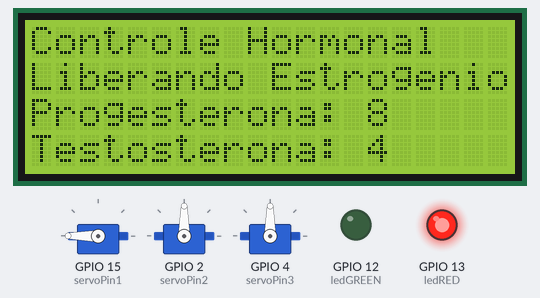
This sketch was run on a simulated ESP32. Shown: 3 × servo, 20×4 character LCD, output pins drawn as LEDs (lit = HIGH). WiFi joins after 1.5 s; servers stay silent unless stated; no MQTT or app messages arrive unless stated; what the sketch prints to the serial monitor is not drawn.

Above: at 2.1 s.
At 4.2 s:
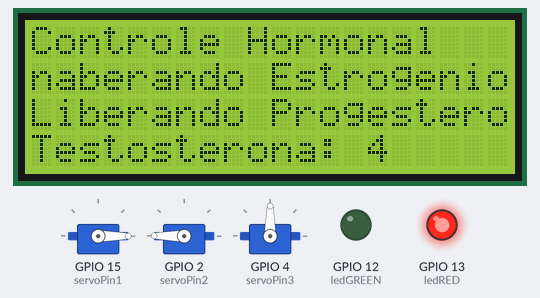
At 6.2 s:
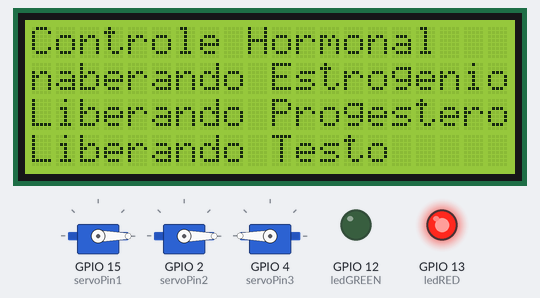
At 12.3 s:
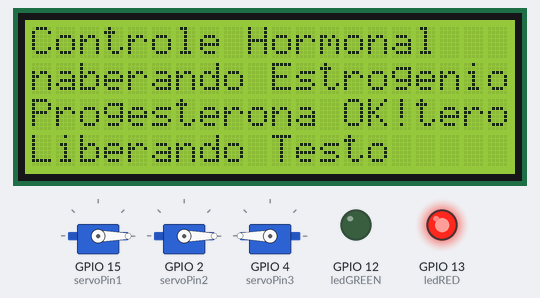
At 18.5 s:
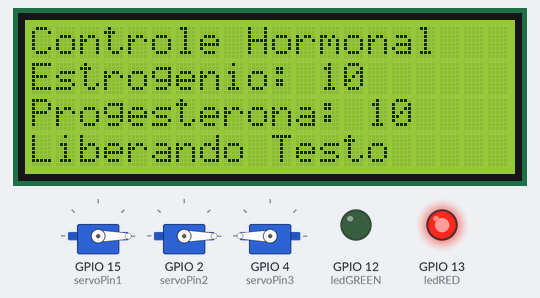
At 24.7 s:
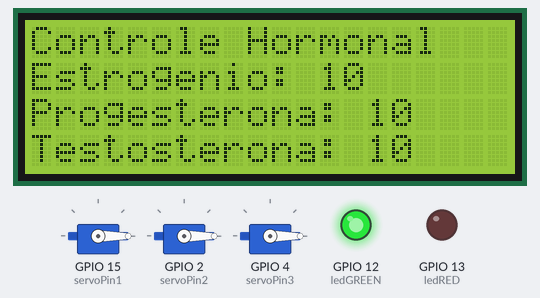
Timing chart, 0 to 26.2 s (numbered marks = the images above):
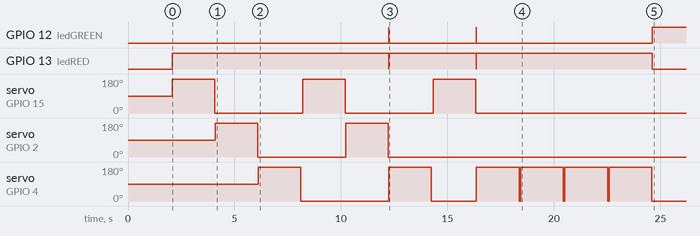

The sketch:

sketch.ino
```cpp
#include <LiquidCrystal_I2C.h>
#include <WiFi.h>
#include <ArduinoJson.h>
#include <PubSubClient.h>
#include <ESP32Servo.h>

// Configurações de WiFi
const char *SSID = "Wokwi-GUEST";
const char *PASSWORD = "";  // Substitua pelo sua senha

// Configurações de MQTT
const char *BROKER_MQTT = "broker.hivemq.com";
const int BROKER_PORT = 1883;
const char *ID_MQTT = "Vitor_GS_mqtt";
const char *TOPIC_SUBSCRIBE_LED = "fiap/aaa";
const char *TOPIC_PUBLISH_HORMONIOS = "fiap/gs/VitorLucca";

#define PIN_LCD 0x27
const int servoPin1 = 15;
const int servoPin2 = 2;
const int servoPin3 = 4;
const int ledRED = 13;
const int ledGREEN = 12;

WiFiClient espClient;
PubSubClient MQTT(espClient);
unsigned long lastUpdateTime = 0;
const unsigned long updateInterval = 2000;

Servo servo1;
Servo servo2;
Servo servo3;

LiquidCrystal_I2C lcd(PIN_LCD, 20, 4);

int qtdEstrogenio = 7;
int qtdProgesterona = 8;
int qtdTestosterona = 4;

void initWiFi();
void initMQTT();
void callbackMQTT(char *topic, byte *payload, unsigned int length);
void reconnectMQTT();
void reconnectWiFi();
void checkWiFIAndMQTT();

void initWiFi() {
  Serial.print("Conectando com a rede: ");
  Serial.println(SSID);
  WiFi.begin(SSID, PASSWORD);

  while (WiFi.status() != WL_CONNECTED) {
    delay(100);
    Serial.print(".");
  }

  Serial.println();
  Serial.print("Conectado com sucesso: ");
  Serial.println(SSID);
  Serial.print("IP: ");
  Serial.println(WiFi.localIP());
}

void initMQTT() {
  MQTT.setServer(BROKER_MQTT, BROKER_PORT);
  MQTT.setCallback(callbackMQTT);
}

void callbackMQTT(char *topic, byte *payload, unsigned int length) {
}

void reconnectMQTT() {
  while (!MQTT.connected()) {
    Serial.print("Tentando conectar com o Broker MQTT: ");
    Serial.println(BROKER_MQTT);

    if (MQTT.connect(ID_MQTT)) {
      Serial.println("Conectado ao broker MQTT!");
      MQTT.subscribe(TOPIC_SUBSCRIBE_LED);
    } else {
      Serial.println("Falha na conexão com MQTT. Tentando novamente em 2 segundos.");
      delay(2000);
    }
  }
}

void checkWiFIAndMQTT() {
  if (WiFi.status() != WL_CONNECTED) reconnectWiFi();
  if (!MQTT.connected()) reconnectMQTT();
}

void reconnectWiFi(void) {
  if (WiFi.status() == WL_CONNECTED)
    return;

  WiFi.begin(SSID, PASSWORD); // Conecta na rede WI-FI

  while (WiFi.status() != WL_CONNECTED) {
    delay(100);
    Serial.print(".");
  }

  Serial.println();
  Serial.print("Wifi conectado com sucesso");
  Serial.print(SSID);
  Serial.println("IP: ");
  Serial.println(WiFi.localIP());
}

void enviarMensagemMQTT(const char *topico, const char *mensagem) {
  Serial.printf("Enviando mensagem via MQTT: %s para o tópico: %s\n", mensagem, topico);
  MQTT.publish(topico, mensagem);
  Serial.println("Mensagem MQTT enviada com sucesso!");
}


void setup() {
  servo1.attach(servoPin1, 500, 2400);
  servo2.attach(servoPin2, 500, 2400);
  servo3.attach(servoPin3, 500, 2400);

  pinMode(ledRED, OUTPUT);
  pinMode(ledGREEN, OUTPUT);

  initWiFi();
  initMQTT();

  lcd.init();
  lcd.backlight();
}

// ...

void loop() {
  checkWiFIAndMQTT();
  MQTT.loop();

  int tempoEstrogenio = 11;
  int tempoProgesterona = 11;
  int tempoTestosterona = 11;

  unsigned long currentMillis = millis();

  if (currentMillis - lastUpdateTime >= updateInterval) {
    lastUpdateTime = currentMillis;

    lcd.clear();
    lcd.setCursor(0, 0);
    lcd.print("Controle Hormonal");

    lcd.setCursor(0, 1);
    lcd.print("Estrogenio: ");
    lcd.print(qtdEstrogenio);

    lcd.setCursor(0, 2);
    lcd.print("Progesterona: ");
    lcd.print(qtdProgesterona);

    lcd.setCursor(0, 3);
    lcd.print("Testosterona: ");
    lcd.print(qtdTestosterona);

    if (tempoEstrogenio > 10 && qtdEstrogenio < 10) {
      lcd.setCursor(0, 1);
      lcd.print("Liberando Estrogenio");
      digitalWrite(ledRED, HIGH);
      digitalWrite(ledGREEN, LOW);
      servo1.write(180);
      delay(2000);
      servo1.write(0);
      qtdEstrogenio++;

      if (qtdEstrogenio >= 10) {
        lcd.setCursor(0, 1);
        lcd.print("Estrogenio OK!");
        digitalWrite(ledRED, LOW);
        digitalWrite(ledGREEN, HIGH);
        enviarMensagemMQTT(TOPIC_PUBLISH_HORMONIOS, "Estrogênio OK!");
      }
    }

    if (tempoProgesterona > 10 && qtdProgesterona < 10) {
      lcd.setCursor(0, 2);
      lcd.print("Liberando Progesterona");
      digitalWrite(ledRED, HIGH);
      digitalWrite(ledGREEN, LOW);
      servo2.write(180);
      delay(2000);
      servo2.write(0);
      qtdProgesterona++;

      if (qtdProgesterona >= 10) {
        lcd.setCursor(0, 2);
        lcd.print("Progesterona OK!");
        digitalWrite(ledRED, LOW);
        digitalWrite(ledGREEN, HIGH);
        enviarMensagemMQTT(TOPIC_PUBLISH_HORMONIOS, "Progesterona OK!");
      }
    }

    if (tempoTestosterona > 10 && qtdTestosterona < 10) {
      lcd.setCursor(0, 3);
      lcd.print("Liberando Testo");
      digitalWrite(ledRED, HIGH);
      digitalWrite(ledGREEN, LOW);
      servo3.write(180);
      delay(2000);
      servo3.write(0);
      qtdTestosterona++;

      if (qtdTestosterona >= 10) {
        lcd.setCursor(0, 3);
        lcd.print("Testosterona OK!");
        digitalWrite(ledRED, LOW);
        digitalWrite(ledGREEN, HIGH);
        enviarMensagemMQTT(TOPIC_PUBLISH_HORMONIOS, "Testosterona OK!");
      }
    }
  }
}
```

Measured:
- by itself, GPIO 12 (ledGREEN): goes HIGH 0.02 s, LOW 4.1 s, HIGH 0.02 s, LOW 8.2 s, then HIGH
- by itself, GPIO 13 (ledRED): goes HIGH 10.2 s, LOW 0.02 s, HIGH 4.1 s, LOW 0.02 s, HIGH 8.2 s, then LOW
- by itself, servo on GPIO 15 (servoPin1): alternates 180° for 2.0 s and 0° for 4.1 s, 6 changes in all, then stays 0°
- by itself, servo on GPIO 2 (servoPin2): alternates 180° for 2.0 s and 0° for 4.1 s, 4 changes in all, then stays 0°
- by itself, servo on GPIO 4 (servoPin3): goes 180° 2.0 s, 0° 4.1 s, 180° 2.0 s, 0° 2.1 s, 3 × (180° 2.0 s, 0° 0.08 s), 180° 2.0 s, then 0°
- what the display in image 0 shows lasts 2.0 s, from 2.1 s to 4.1 s
- what the display in image 2 shows lasts 2.1 s, from 6.1 s to 8.2 s
